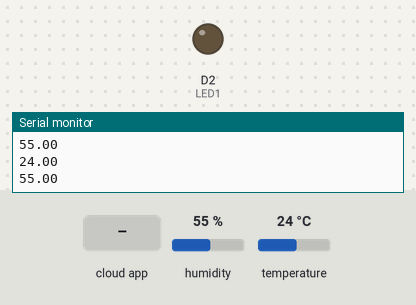
Simulated run of this sketch. Board: ESP8266 (NodeMCU). On the bench: output pins drawn as LEDs (lit = HIGH), the last lines printed to the serial monitor. Inputs (shaded band) come from the test bench; at power-on: humidity 55 %, temperature 24 °C. WiFi joins after 1.5 s; servers stay silent unless stated; the Firebase database answers and starts empty.

Above: at 5.2 s.
5.3 s: the phone or cloud app sets LED1 to 1
At 6.5 s:
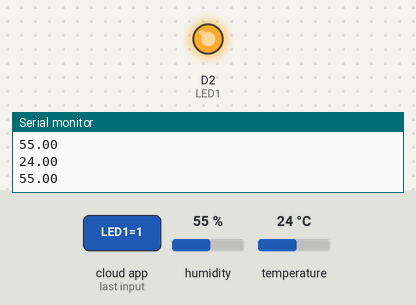
7.3 s: the phone or cloud app sets LED1 to 0
At 8.6 s:
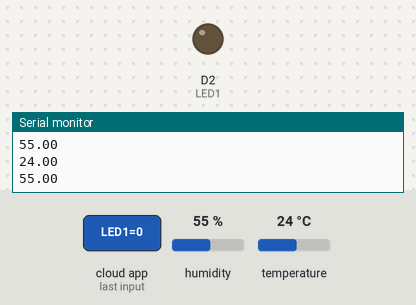
Timing chart, 0 to 10.3 s (numbered marks = the images above; inputs shaded):
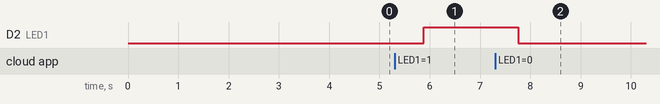

The sketch:

connect_firebase.ino
```cpp
#include <ESP8266WiFi.h>
#include <DHT.h>

#include <FirebaseArduino.h>

#include<SoftwareSerial.h>

SoftwareSerial  mySerial(D5, D6);

#define DHTPIN D1
#define DHTTYPE DHT11

DHT dht(DHTPIN, DHTTYPE);

#define WIFI_SSID "Thanh_T2"
#define WIFI_PASSWORD "@9999999"
#define FIREBASE_HOST "st-project-49044-default-rtdb.firebaseio.com"
#define FIREBASE_AUTH "jVpXSuWn2taIHr4oqMBIa03tOduRW8tw6NoRdgrs"

int LED1 = D2;

String text;


void setup() {
  Serial.begin(115200);
  pinMode(LED1, OUTPUT);
  pinMode(DHTPIN, INPUT);
  delay(2000);
  Serial.println('\n');
  wifiConnect();
  Firebase.begin(FIREBASE_HOST, FIREBASE_AUTH);
  delay(10);
  dht.begin();

  mySerial.begin(9600);
}

void loop() {
  float t = dht.readTemperature();
  float h = dht.readHumidity();

  Firebase.setString("Temp", String(t));
  Serial.println(t);
  Serial.println(h);
  Firebase.setString("Hum", String(h));

  text = Firebase.getString("LCD");

  // Serial.print(Firebase.getString("LED1") + "\n");
  digitalWrite(LED1, Firebase.getString("LED1").toInt());
  delay(10);
  mySerial.println(text);
  if (WiFi.status() != WL_CONNECTED) {
    wifiConnect();
  }
  delay(10);
}

void wifiConnect() {
  WiFi.begin(WIFI_SSID, WIFI_PASSWORD);  // Connect to the network
  Serial.print("Connecting to ");
  Serial.print(WIFI_SSID);
  Serial.println(" ...");

  int teller = 0;
  while (WiFi.status() != WL_CONNECTED) {  // Wait for the Wi-Fi to connect
    delay(1000);
    Serial.print(++teller);
    Serial.print(' ');
  }
  Serial.println('\n');
  Serial.println("Connection established!");
  Serial.print("IP address:\t");
  Serial.println(WiFi.localIP());  // Send the IP address of the ESP8266 to the computer
}
```

Measured:
- after the input at 5.3 s, D2 (LED1): LOW → HIGH after 0.58 s
- after the input at 7.3 s, D2 (LED1): HIGH → LOW after 0.46 s
